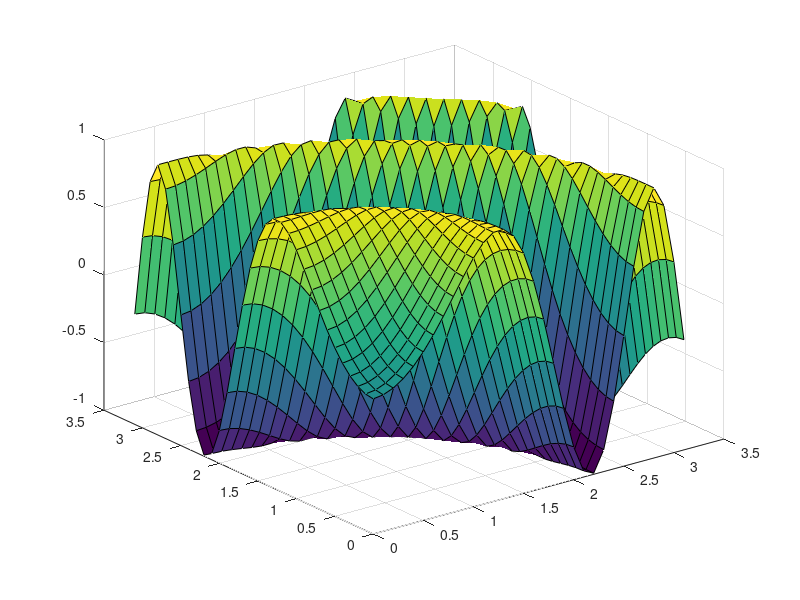

MATLAB code for this plot:
%% Sin2d using for loop
x = 0:0.1:pi;
y = 0:0.1:pi;

for i = 1:length(x)
    for j = 1:length(y)
        f(i,j) = sin(x(i)^2+y(j)^2);
    end
end

surf(x,y,f)
saveas(gca,'Sin2d_for.png')